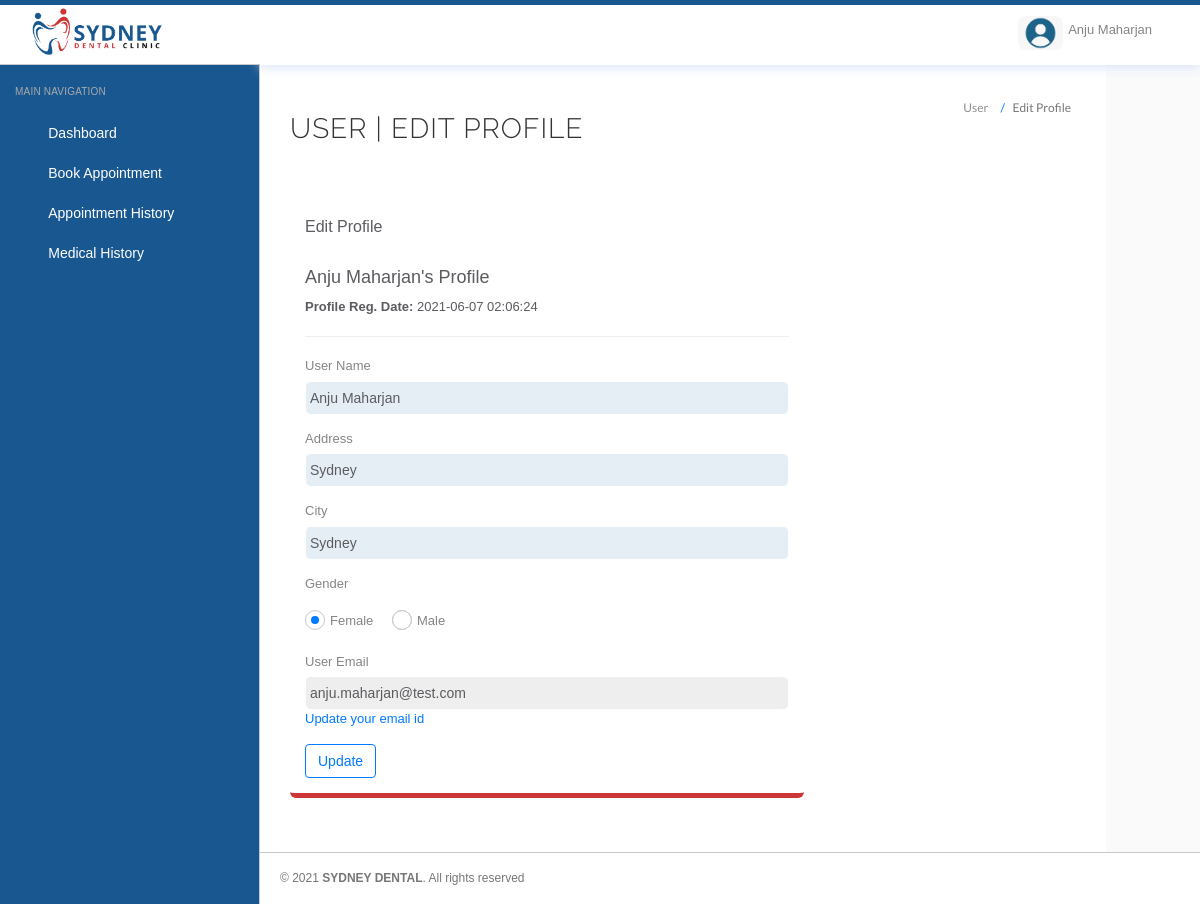
/user/edit-profile.php (signed in), run on the app's committed database.
### tables this page shows
CREATE TABLE IF NOT EXISTS `users` (
  `id` int(11) NOT NULL AUTO_INCREMENT,
  `fullName` varchar(255) DEFAULT NULL,
  `address` longtext,
  `city` varchar(255) DEFAULT NULL,
  `gender` varchar(255) DEFAULT NULL,
  `email` varchar(255) DEFAULT NULL,
  `password` varchar(255) DEFAULT NULL,
  `regDate` timestamp NULL DEFAULT CURRENT_TIMESTAMP,
  `updationDate` timestamp NULL DEFAULT NULL ON UPDATE CURRENT_TIMESTAMP,
  PRIMARY KEY (`id`),
  KEY `email` (`email`)
);

### user/edit-profile.php (the view, shortened to what this page needs)
<?php
include('include/config.php');
?>
<!DOCTYPE html>
<html lang="en">
	<head>
		<link rel="stylesheet" href="vendor/bootstrap/css/bootstrap.min.css">
		<link rel="stylesheet" href="vendor/fontawesome/css/font-awesome.min.css">
		<link rel="stylesheet" href="vendor/themify-icons/themify-icons.min.css">
		<link href="vendor/animate.css/animate.min.css" rel="stylesheet" media="screen">
		<link href="vendor/perfect-scrollbar/perfect-scrollbar.min.css" rel="stylesheet" media="screen">
		<link href="vendor/switchery/switchery.min.css" rel="stylesheet" media="screen">
		<link href="vendor/bootstrap-touchspin/jquery.bootstrap-touchspin.min.css" rel="stylesheet" media="screen">
		<link href="vendor/select2/select2.min.css" rel="stylesheet" media="screen">
		<link href="vendor/bootstrap-datepicker/bootstrap-datepicker3.standalone.min.css" rel="stylesheet" media="screen">
		<link href="vendor/bootstrap-timepicker/bootstrap-timepicker.min.css" rel="stylesheet" media="screen">
		<link rel="stylesheet" href="../assets/css/styles.css">
		<link rel="stylesheet" href="../assets/css/plugins.css">
		<link rel="stylesheet" href="../assets/css/themes/theme-1.css" id="skin_cor" />
	</head>
	<body>
	<div id="app">
		<?php include('include/sidebar.php');?>
			<div class="app-content">
				<?php include('include/header.php');?>
				<div class="main-content" >
					<div class="wrap-content container" id="container">
						<section id="page-title">
							<div class="row">
								<div class="col-sm-8"><h1 class="mainTitle">User | Edit Profile</h1></div>
								<ol class="breadcrumb">
									<li>
										<span>User </span>
									</li>
									<li class="active">
										<span>Edit Profile</span>
									</li>
								</ol>
							</div>
						</section>
						<div class="container-fluid container-fullw bg-white">
							<div class="row">
								<div class="col-md-12">
									<div class="row margin-top-30">
										<div class="col-lg-8 col-md-12">
											<div class="panel panel-white">
												<div class="panel-heading">
													<h5 class="panel-title">Edit Profile</h5>
												</div>
												<div class="panel-body">
	<?php
		$sql=mysqli_query($con,"select * from users where id='".$_SESSION['id']."'");
		while($data=mysqli_fetch_array($sql))
		{ ?>
			<h4><?php echo htmlentities($data['fullName']);?>'s Profile</h4>
			<p><b>Profile Reg. Date: </b><?php echo htmlentities($data['regDate']);?></p>
			<hr />
			<form role="form" name="edit" method="post">
				<div class="form-group">
					<label for="fname">User Name</label>
					<input type="text" name="fname" class="form-control" value="<?php echo htmlentities($data['fullName']);?>" >
				</div>
				<div class="form-group">
					<label for="address">Address</label>
					<input type="text" name="address" class="form-control" value="<?php echo htmlentities($data['address']);?>" > </textarea>
				</div>
				<div class="form-group">
					<label for="city">City</label>
					<input type="text" name="city" class="form-control" required="required"  value="<?php echo htmlentities($data['city']);?>" >
				</div>
				<div class="form-group">
					<label for="gender">Gender</label>
					<div class="clip-radio radio-primary">
						<label for="rg-female">
							Female
						</label>
						<label for="rg-male">
							Male
						</label>
					</div>
				</div>
				<div class="form-group">
					<label for="fess">User Email</label>
					<input type="email" name="uemail" class="form-control"  readonly="readonly"  value="<?php echo htmlentities($data['email']);?>">
					<a href="change-emaild.php">Update your email id</a>
				</div>
				<button type="submit" name="submit" class="btn btn-o btn-primary">Update</button>
			</form>
		<?php } ?>
												</div>
											</div>
										</div>
									</div>
								</div>
								<div class="col-lg-12 col-md-12">
								</div>
							</div>
						</div>
					</div>
				</div>
			</div>
	<?php include('include/footer.php');?>
		</div>
	</body>
</html>

### user/include/header.php (shortened to what this page needs)
<header class="navbar navbar-default navbar-static-top user-head-dash">
					<div class="navbar-header">
						<a href="#" class="sidebar-mobile-toggler pull-left hidden-md hidden-lg" class="btn btn-navbar sidebar-toggle" data-toggle-class="app-slide-off" data-toggle-target="#app" data-toggle-click-outside="#sidebar">
						<a class="navbar-brand" href="../index.php">
						<div class="navbar-brand" href="#">
							<div class="head-logo"><img src="../assets/images/logo-sydney.png"></div>
						</div>
						<a href="#" class="sidebar-toggler pull-right visible-md visible-lg" data-toggle-class="app-sidebar-closed" data-toggle-target="#app">
							<i class="ti-align-justify"></i>
						</a>
					</div>
					<div class="navbar-collapse collapse">
						<ul class="nav navbar-right">
							<li class="dropdown current-user">
								<a href class="dropdown-toggle" data-toggle="dropdown">
									<img src="../assets/images/user.png"> <span class="username">
									<?php $query=mysqli_query($con,"select fullName from users where id='".$_SESSION['id']."'");
while($row=mysqli_fetch_array($query))
{
	echo $row['fullName'];
}
									?> <i class="ti-angle-down"></i></i></span>
								</a>
							</li>
						</ul>
					</div>
				</header>

### assets/css/themes/theme-1.css (style rules this page uses)
body { background: #FAFAFA; }
header .navbar-header { background: #ffffff !important; border-right-color: #c8c7cc !important; border-bottom-color: #c8c7cc !important; }
header .navbar-header .sidebar-toggler, header .navbar-header .sidebar-mobile-toggler { color: #007aff !important; }
header .navbar-header .navbar-brand { color: #777 !important; }
header .navbar-collapse { background: #ffffff !important; border-bottom-color: #c8c7cc !important; box-shadow: none !important; }
header .navbar-collapse .navbar-right > li > a { color: #777; }
header .navbar-collapse .navbar-right > li > a i { color: #007aff !important; }

### data on the page
users: fullName "Anju Maharjan", regDate "2021-06-07 02:06:24", fname "Anju Maharjan", address "Sydney", city "Sydney", uemail "anju.maharjan@test.com"
